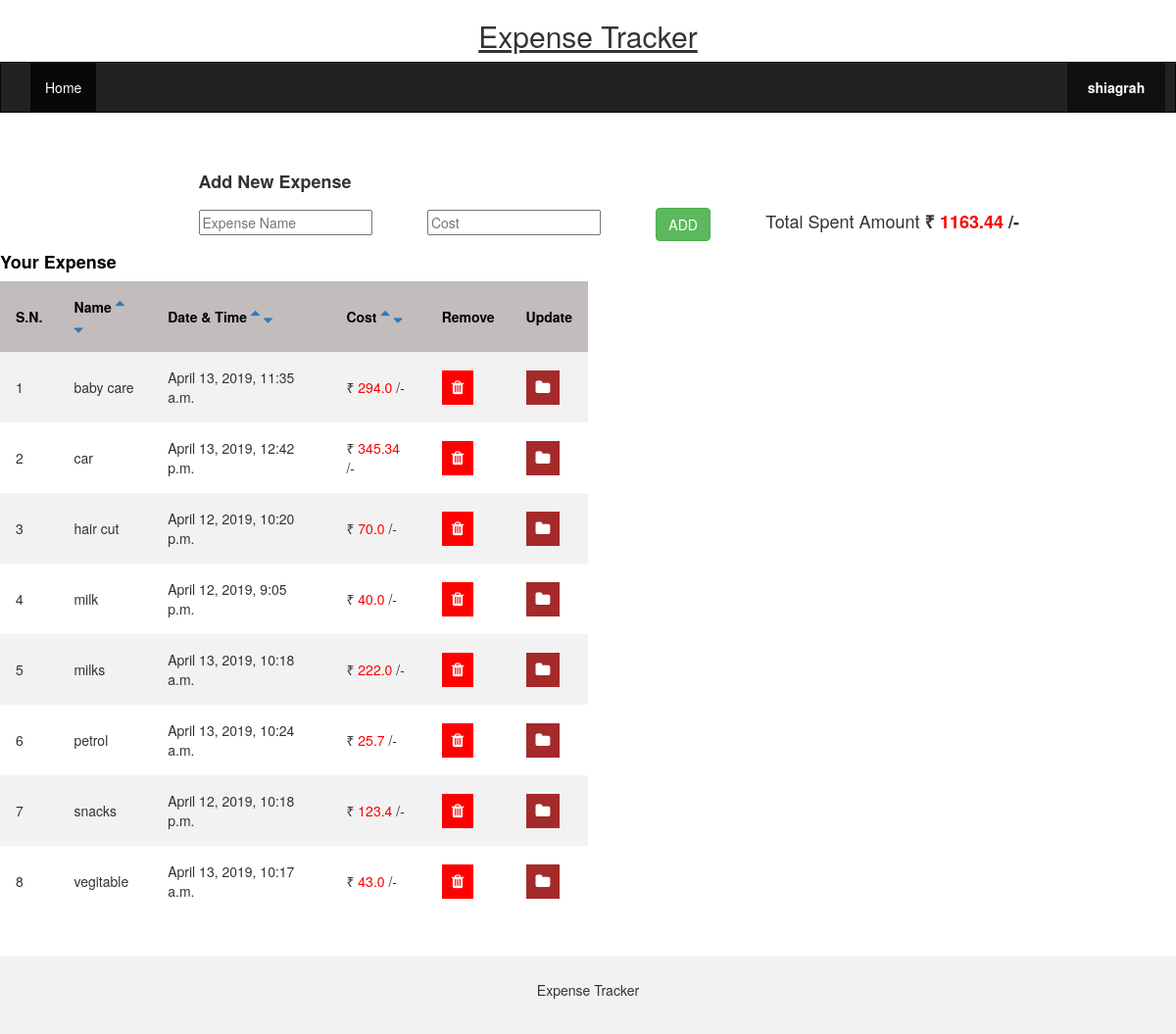
The page /sortbyname/ (signed in) on the database its author committed.
### accounts/models.py (models this page shows)
class expense_table(models.Model):
    user=models.ForeignKey(User, on_delete=models.CASCADE)
    name = models.CharField(max_length=200)
    expense_date = models.DateTimeField('date')
    cost =  models.FloatField(default=0)
    image = models.ImageField(blank=True,null=True)

### accounts/views.py (the view)
# urls.py: path('sortbyname/', accounts.views.sortbyname, name='sortbyname'),
def sortbyname(request):
    username = request.user
    all_expense = expense_table.objects.filter(user=username).order_by('name').all()
    total = expense_table.objects.filter(user=username).aggregate(Sum('cost'))
    print(total)
    return render(request, 'home.html', {'all_expense': all_expense, 'total': total})

### templates/home.html (shortened to what this page needs)
{% extends 'base.html' %}
{% block content %}
{% if user.is_authenticated %}
<html lang="en">
  <head>
    <link rel="stylesheet" href="https://maxcdn.bootstrapcdn.com/bootstrap/3.4.0/css/bootstrap.min.css">
    <link rel="stylesheet" href="https://cdnjs.cloudflare.com/ajax/libs/font-awesome/4.7.0/css/font-awesome.min.css">
</head>
  <body>
    <div class="">
      <div class="container text-center">
        <h2><u>Expense Tracker</u></h2>
      </div>
    </div>
    <nav class="navbar navbar-inverse">
      <div class="container-fluid">
        <div class="collapse navbar-collapse" id="myNavbar">
          <ul class="nav navbar-nav">
            <li class="active" ><a href="{%url 'home'%}">Home</a></li>
          </ul>
          <ul class="nav navbar-nav navbar-right">
            <li>
              <div class="inner"><button onclick="myFunction()" class="dropbtn">{{ user.username }}</button>
              </div>
            </li>
          </ul>
        </div>
      </div>
    </nav>
    <div class="outer">
      <h4 class="inner"><b>Add New Expense</b></h4>
      <form action="{% url 'add' %}" method="post">
          <input class="inner" type="text"  placeholder="Expense Name" name="name" required>
          <input class="inner" type="number" placeholder="Cost" required name="cost" step="0.01">
          <button type="submit" class="btn btn-success inner" >ADD</button>
        <h4 class="inner">Total Spent Amount <b>₹ <font  color="red" >{{total.cost__sum|floatformat:2 }} </font>/-</b></h4>
      </form>
    </div>
    {% if all_expense %}
    <h4 class="section"><font color="black"><b>Your Expense</b></font></h4>
    <table>
      <tr>
        <th>S.N.</th>
        <th>Name
          <a href="/sortbyname"><i style="font-size:16px" class="fa">&#xf0de;</i></a>
          <a href="/sortbyname_"><i style="font-size:16px" class="fa">&#xf0dd;</i></a>
        </th>
        <th>
          Date & Time
          <a href="/sortbydate"><i style="font-size:16px" class="fa">&#xf0de;</i></a>
          <a href="/sortbydate_"><i style="font-size:16px" class="fa">&#xf0dd;</i></a>
        </th>
        <th>
          Cost
          <a href="/sortbycost"><i style="font-size:16px" class="fa">&#xf0de;</i></a>
          <a href="/sortbycost_"><i style="font-size:16px" class="fa">&#xf0dd;</i></a>
        </th>
        <th>Remove</th>
        <th>Update</th>
      </tr>
      {% for expense in all_expense %}
      <tr>
        <td> {{ forloop.counter }}</td>
        <td>{{expense.name}}</td>
        <td>{{expense.expense_date}}</td>
        <td>₹ <font  color="red">{{expense.cost}}</font> /-</td>
        <form action="{% url 'delete' %}" method="post" >
          <td><button class="btn1" type="submit" name="expense"  value="{{ expense.id }}"><i class="fa fa-trash"></i></button></td>
        </form>
        <form action="{% url 'update' %}" method="post" >
          <td><button class="btn2" type="submit" name="expense"  value="{{ expense.id }}"><i class="fa fa-folder"></i></button></td>
        </form>
      </tr>
    {% endfor %}
    </table>
    <br><br>
    {% endif %}
    <footer class="container-fluid text-center">
      <p>Expense Tracker </p>
    </footer>
  </body>
</html>
{% else %}
  <p>You are not logged in</p>
  <a href="{% url 'login' %}">login</a>
{% endif %}
{% endblock %}

### templates/home.html (style rules this page uses)
.navbar { margin-bottom: 50px; border-radius: 0; }
footer { background-color: #f2f2f2; padding: 25px; }
.inner { display: inline-block; }
.dropbtn { border-radius: 2px; background: #101010; border: none; color: #fff; cursor: default; font-size: 14px; font-weight: bold; width: 100px; height:50px; }
.inner { display: inline-block; margin-left : 5%; }
.outer { margin-left : 150px; margin-top : 50px; }
.btn1 { background-color: red; border: none; color: white; padding: 6px 10px; font-size: 16px; cursor: pointer; }
.btn2 { background-color: brown; border: none; color: white; padding: 6px 10px; font-size: 16px; cursor: pointer; }
table { border-collapse: collapse; width: 50%; }
th, td { text-align: left; padding: 16px; }
tr:nth-child(even) { background-color: #f2f2f2 }
th { background-color: #C2BDBC; color: black; }

### rows shown on the page
expense_table: name "baby care", expense_date "April 13, 2019, 11:35 a.m.", cost "294.0", {{ expense.id }} 15 (drawn)
expense_table: name "car", expense_date "April 13, 2019, 12:42 p.m.", cost "345.34", {{ expense.id }} 17 (drawn)
expense_table: name "hair cut", expense_date "April 12, 2019, 10:20 p.m.", cost "70.0", {{ expense.id }} 10 (drawn)
expense_table: name "milk", expense_date "April 12, 2019, 9:05 p.m.", cost "40.0", {{ expense.id }} 8 (drawn)
expense_table: name "milks", expense_date "April 13, 2019, 10:18 a.m.", cost "222.0", {{ expense.id }} 13 (drawn)
expense_table: name "petrol", expense_date "April 13, 2019, 10:24 a.m.", cost "25.7", {{ expense.id }} 14 (drawn)
expense_table: name "snacks", expense_date "April 12, 2019, 10:18 p.m.", cost "123.4", {{ expense.id }} 9 (drawn)
expense_table: name "vegitable", expense_date "April 13, 2019, 10:17 a.m.", cost "43.0", {{ expense.id }} 12 (drawn)

### other values the page prints
{{ user.username }} "shiagrah"
{{ total.cost__sum|floatformat:2 }} "1163.44"
